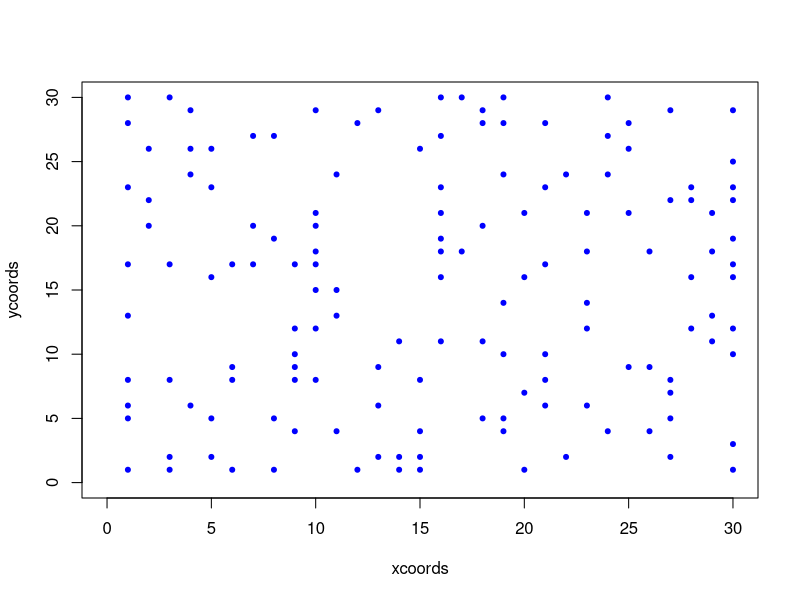
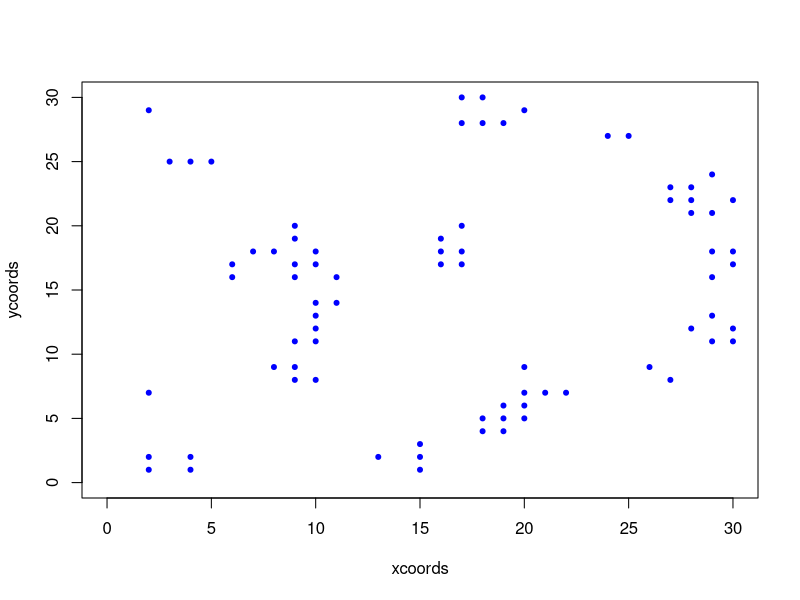
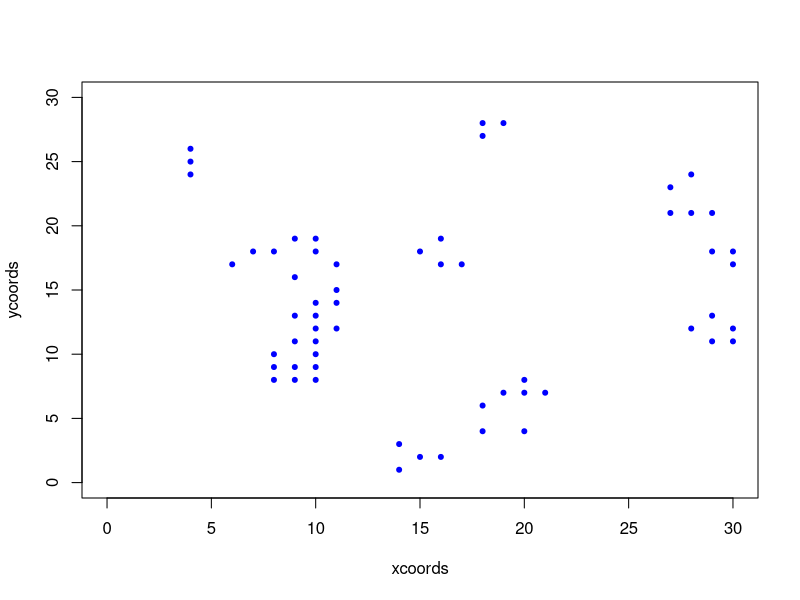
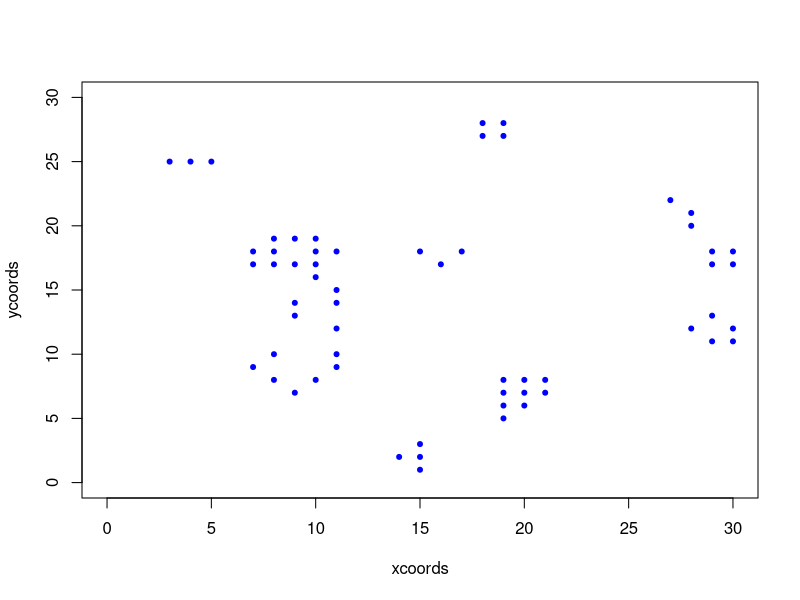
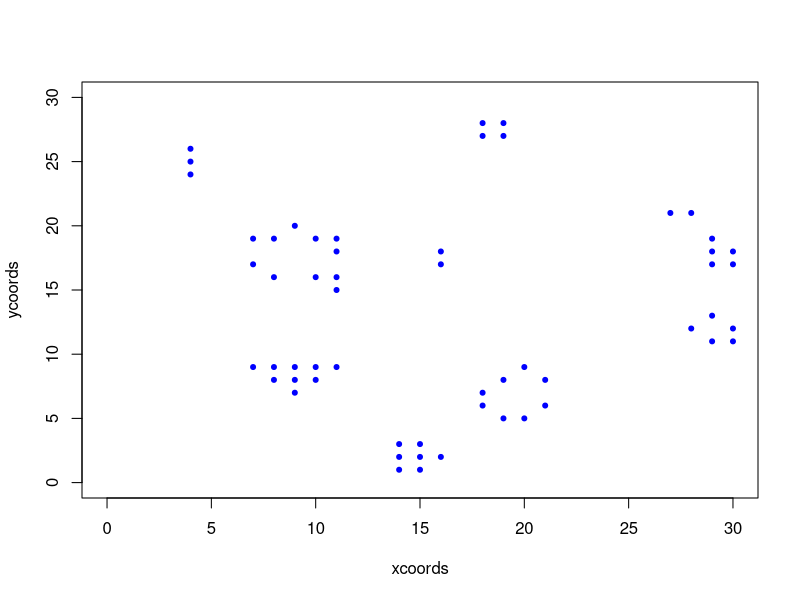
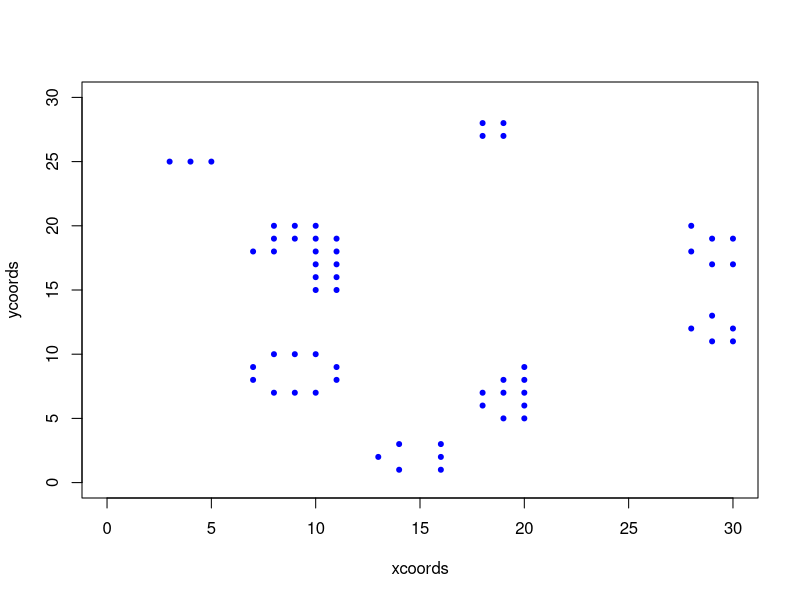
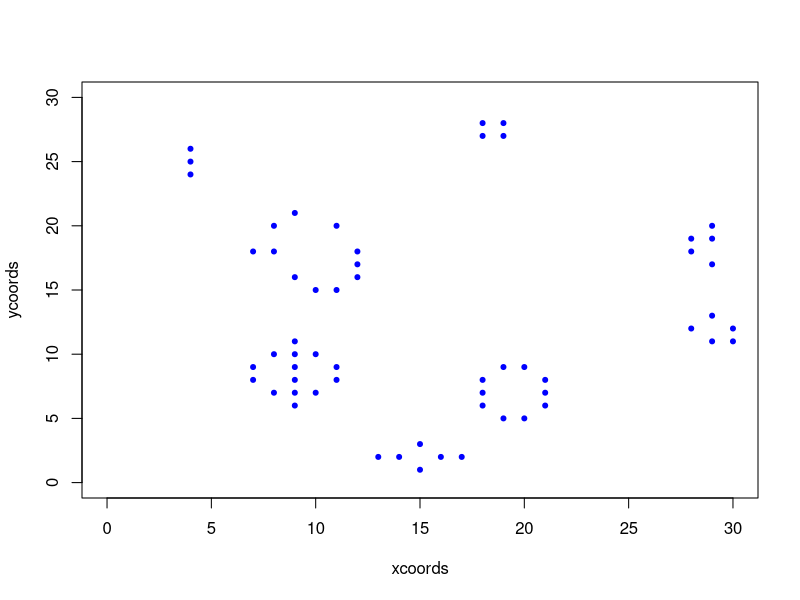
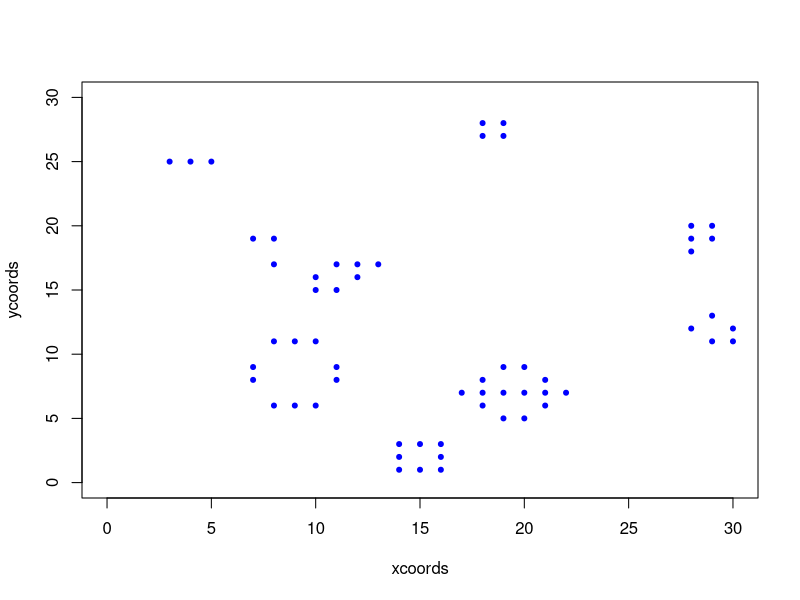

Recreate these plots in R, in order.

# Conway's Game of Life -- version 1.0
# CPSC 420 -- spring 2016

# Possible states of CA cells.
EMPTY <- 0
POP <- 1

# Dimensions of CA.
height <- 30
width <- 30
num.gen <- 100


# A static starting configuration. 
config <- matrix(c(
    0,0,0,0,0,0,0,0,0,0,0,0,0,0,0,0,0,0,0,0,0,0,0,0,0,0,0,0,0,0,
    0,0,0,0,0,0,0,0,0,0,0,0,0,0,0,0,0,0,0,0,0,0,0,0,0,0,0,0,0,0,
    0,0,0,0,0,0,0,0,0,0,0,0,0,0,0,0,0,0,0,0,0,0,0,0,0,0,0,0,0,0,
    0,0,0,0,0,0,0,0,0,0,0,0,0,0,0,0,0,0,0,0,0,0,0,0,0,0,0,0,0,0,
    0,0,0,0,0,0,0,0,0,0,0,0,0,0,0,0,0,0,0,0,0,0,0,0,0,0,0,0,0,0,
    0,1,0,0,0,0,0,0,0,0,0,0,0,0,0,0,0,0,0,0,0,0,0,0,0,0,0,0,0,0,
    0,0,1,0,0,0,0,0,0,0,0,0,0,0,0,0,0,0,0,0,0,0,0,0,0,0,0,0,0,0,
    1,1,1,0,0,0,0,0,0,0,0,0,0,0,0,0,0,0,0,0,0,0,0,0,0,0,0,0,0,0,
    0,0,0,0,0,0,0,0,0,0,0,0,0,0,0,0,0,0,0,0,0,0,0,0,0,0,0,0,0,0,
    0,0,0,0,0,0,0,0,0,0,0,0,0,0,0,0,0,0,0,0,0,0,0,0,0,0,0,0,0,0,
    0,0,0,0,0,0,0,0,0,0,0,0,0,0,0,0,0,0,0,0,0,0,0,0,0,0,0,0,0,0,
    0,0,0,0,0,0,0,0,0,0,0,0,0,0,0,0,0,0,0,0,0,0,0,0,0,0,0,0,0,0,
    0,0,0,0,0,0,0,0,0,0,0,0,0,0,0,0,0,0,0,0,0,0,0,0,0,0,0,0,0,0,
    0,0,0,0,0,0,0,0,0,0,0,0,0,0,0,0,0,0,0,0,0,0,0,0,0,0,0,0,0,0,
    0,0,0,0,0,0,0,0,0,0,0,0,0,0,0,0,0,0,0,0,0,0,0,0,0,0,0,0,0,0,
    0,0,0,0,0,0,0,0,0,0,0,0,0,0,0,0,0,0,0,0,0,0,0,0,0,0,0,0,0,0,
    0,0,0,0,0,0,0,0,0,0,0,0,0,0,0,0,0,0,0,0,0,0,0,0,0,0,0,0,0,0,
    0,0,0,0,0,0,0,0,0,0,0,0,0,0,0,0,0,0,0,0,0,0,0,0,0,0,0,0,0,0,
    0,0,0,0,0,0,0,0,0,0,0,0,0,0,0,0,0,0,0,0,0,0,0,0,0,0,0,0,0,0,
    0,0,0,0,0,0,0,0,0,0,0,0,0,0,0,0,0,0,0,0,0,0,0,0,0,0,0,0,0,0,
    0,0,0,0,0,0,0,0,0,0,0,0,0,0,0,0,0,0,0,0,0,0,0,0,0,0,0,0,0,0,
    0,0,0,0,0,0,0,0,0,0,0,0,0,0,0,0,0,0,0,0,0,0,0,0,0,0,0,0,0,0,
    0,0,0,0,0,0,0,0,0,0,0,0,0,0,0,0,0,0,0,0,0,0,0,0,0,0,0,0,0,0,
    0,0,0,0,0,0,0,0,0,0,0,0,0,0,0,0,0,0,0,0,0,0,0,0,0,0,0,0,0,0,
    0,0,0,0,0,0,0,0,0,0,0,0,0,0,0,0,0,0,0,0,0,0,0,0,0,0,0,0,0,0,
    0,0,0,0,0,0,0,0,0,0,0,0,0,0,0,0,0,0,0,0,0,0,0,0,0,0,0,0,0,0,
    0,0,0,0,0,0,0,0,0,0,0,0,0,0,0,0,0,0,0,0,0,0,0,0,0,0,0,0,0,0,
    0,0,0,0,0,0,0,0,0,0,0,0,0,0,0,0,0,0,0,0,0,0,0,0,0,0,0,0,0,0,
    0,0,0,0,0,0,0,0,0,0,0,0,0,0,0,0,0,0,0,0,0,0,0,0,0,0,0,0,0,0,
    0,0,0,0,0,0,0,0,0,0,0,0,0,0,0,0,0,0,0,0,0,0,0,0,0,0,0,0,0,0),
byrow=TRUE,nrow=height)

# A random starting configuration.
config <- matrix(rbinom(height*width,size=1,prob=.15))

# Our system's state.
da.loaf <- array(EMPTY, dim=c(height,width,num.gen))
da.loaf[,,1] <- config


# Return the number of populated neighbors of (row,col) in the current
# generation. (If (row,col) is a border cell of the grid, assume its
# non-existent across-the-border neighbors are *not* populated.)
num.neighbros <- function(da.loaf,row,col,gen) {
    bros <- 0
    if (row > 1 && col > 1 && da.loaf[row-1,col-1,gen] == POP) {
        bros <- bros + 1
    }
    if (row > 1 && da.loaf[row-1,col,gen] == POP) {
        bros <- bros + 1
    }
    if (row > 1 && col < width && da.loaf[row-1,col+1,gen] == POP) {
        bros <- bros + 1
    }
    if (col > 1 && da.loaf[row,col-1,gen] == POP) {
        bros <- bros + 1
    }
    if (col < width && da.loaf[row,col+1,gen] == POP) {
        bros <- bros + 1
    }
    if (row < height && col > 1 && da.loaf[row+1,col-1,gen] == POP) {
        bros <- bros + 1
    }
    if (row < height && da.loaf[row+1,col,gen] == POP) {
        bros <- bros + 1
    }
    if (row < height && col < width && da.loaf[row+1,col+1,gen] == POP) {
        bros <- bros + 1
    }
    return(bros)
}

# Return true if the cell in (row,col) of the previous generation was
# populated.
was.just.alive <- function(da.loaf,row,col,current.gen) {
    return (da.loaf[row,col,current.gen-1] == POP)
}

# Return true if the (presumably populated) cell in (row,col) of the previous
# generation should stay populated in the current generation.
should.stay.alive <- function(da.loaf,row,col,current.gen) {
    return (num.neighbros(da.loaf,row,col,current.gen-1) %in% c(2,3))
}

# Return true if the (presumably empty) cell in (row,col) of the previous
# generation should become populated in the current generation.
should.spawn <- function(da.loaf,row,col,current.gen) {
    return (num.neighbros(da.loaf,row,col,current.gen-1) == 3)
}

# Plot the grid for the generation specified.
plot.gen <- function(da.loaf,gen) {
    xcoords <- vector()
    ycoords <- vector()
    for (row in 1:height) {
        for (col in 1:width) {
            if (da.loaf[row,col,gen] == POP) {
                xcoords <- c(xcoords,col)
                ycoords <- c(ycoords,height-row+1)
            }
        }
    }
    plot(xcoords,ycoords,pch=20,col="blue",ylim=c(0,height),xlim=c(0,width))
}




# Plot the starting configuration.
plot.gen(da.loaf,1)


# Main loop. For each generation, compute and plot its grid.
for (gen in 2:num.gen) {

    for (row in 1:height) {
        
        for (col in 1:width) {

            if ((was.just.alive(da.loaf,row,col,gen) && 
                should.stay.alive(da.loaf,row,col,gen))  ||
                (!was.just.alive(da.loaf,row,col,gen) && 
                should.spawn(da.loaf,row,col,gen))) {

                da.loaf[row,col,gen] <- POP                
            }
        }
    }
    plot.gen(da.loaf,gen)
}


# Plot post-mortem analysis.
total.pops <- apply(da.loaf,3,sum)
plot(1:num.gen,total.pops,type="l", main="Total population over time",
    ylim=c(0,max(total.pops)))

